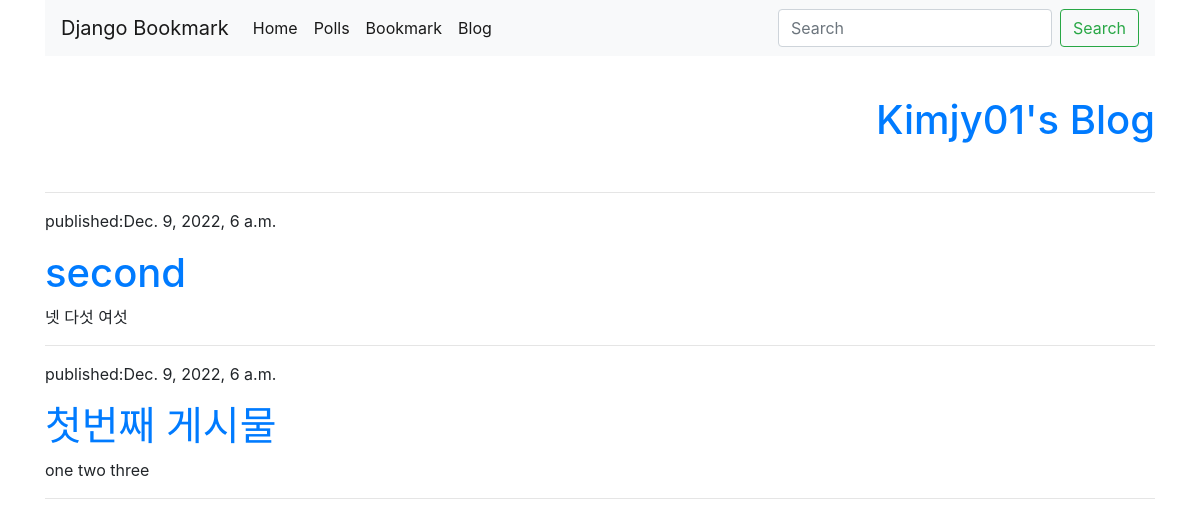
/blog/, run on an earlier commit of the app's database.
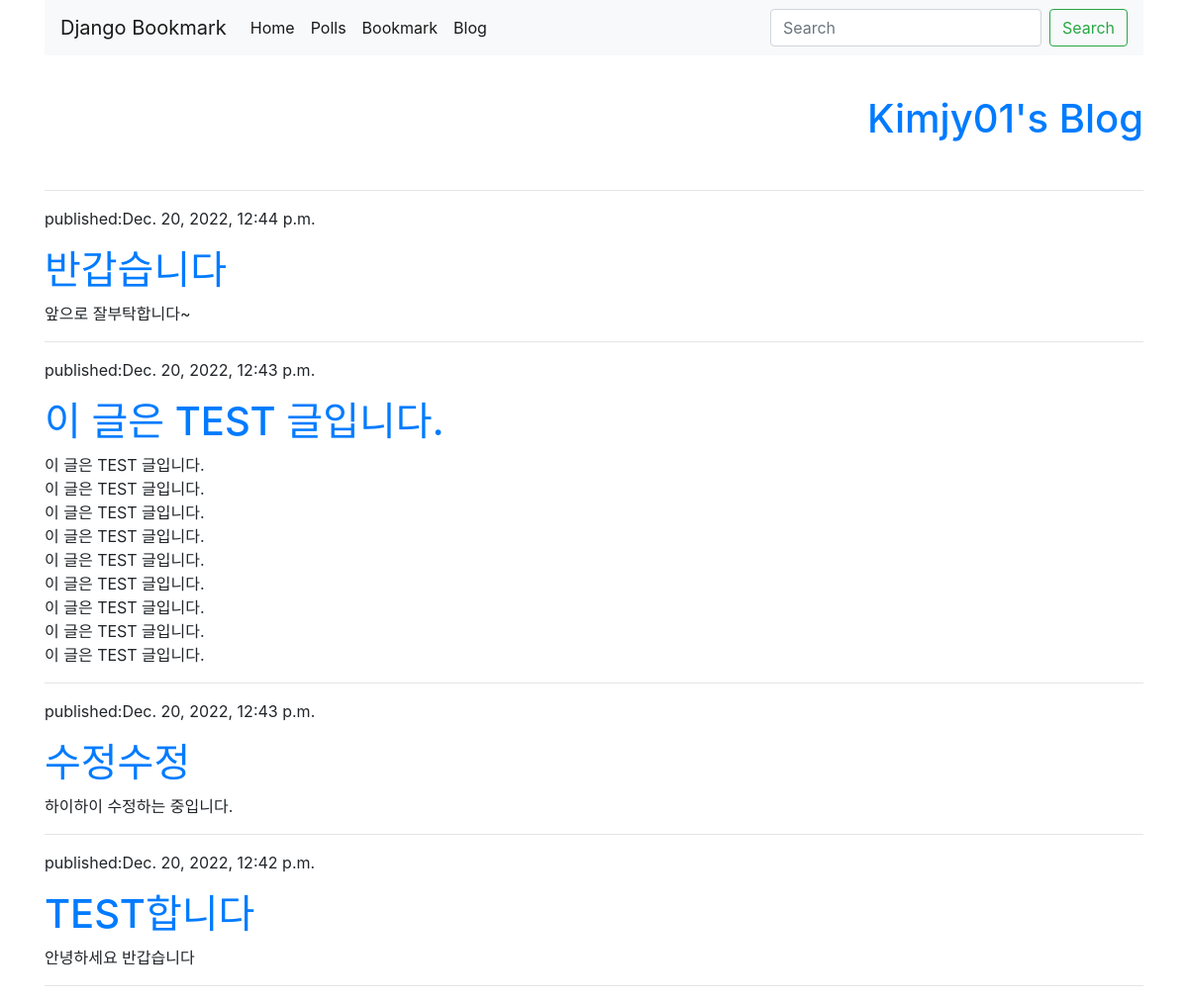
And on a later commit of the database.
### blog/models.py (models this page shows, shortened)
class Post(models.Model):
    author = models.ForeignKey(settings.AUTH_USER_MODEL, on_delete=models.CASCADE)
    title = models.CharField(max_length=200)
    text = models.TextField()
    created_date = models.DateTimeField(
        default=timezone.now)
    published_date = models.DateTimeField(
        blank=True, null=True)
    like = models.IntegerField(null=True)

### blog/views.py (the view)
# urls.py: path('', views.post_list, name='post_list'),
def post_list(request):
    posts = Post.objects.filter(published_date__lte=timezone.now()).order_by('-published_date')
    return render(request, 'blog/post_list.html', {'posts': posts})

### blog/templates/blog/post_list.html (shortened to what this page needs)
{% extends 'base.html' %}
{% block content %}
    <br>
    <div class="page-header" style="display: flex; justify-content: space-between; flex-direction: row-reverse; align-items: center">
    <h1><a href="{% url 'blog:post_list' %}">Kimjy01's Blog</a></h1>
    </div>
    <br>
    <hr>
    {% for post in posts %}
    <div class="post">
        <div class="date">
            <p>published:{{post.published_date}}</p>
        </div>
        <h1><a href="{% url 'blog:post_detail' pk=post.pk %}">{{ post.title }}</a></h1>
        <p>{{ post.text|linebreaksbr }}</p>
    </div>
    <hr>
    {% endfor %}
{% endblock %}

What changed in the data, as far as the page shows it:
removed Post: published_date "Dec. 9, 2022, 6 a.m.", title "second", text "넷 다섯 여섯"
added Post: published_date "Dec. 20, 2022, 12:44 p.m.", title "반갑습니다", text "앞으로 잘부탁합니다~"
added Post: published_date "Dec. 20, 2022, 12:43 p.m.", title "이 글은 TEST 글입니다.", text "이 글은 TEST 글입니다. 이 글은 TEST 글입니다. 이 글은 TEST 글입니다. 이 글은 TEST 글입니다. 이 글은 TEST 글입니다. 이 글은 TEST 글입니다. 이 글은 TEST 글입니다. 이 글은 TEST 글입니다. 이 글은 TEST 글입니다."
changed Post: published_date "Dec. 9, 2022, 6 a.m." → "Dec. 20, 2022, 12:43 p.m."; title "첫번째 게시물" → "수정수정"; text "one two three" → "하이하이 수정하는 중입니다."
added Post: published_date "Dec. 20, 2022, 12:42 p.m.", title "TEST합니다", text "안녕하세요 반갑습니다"
